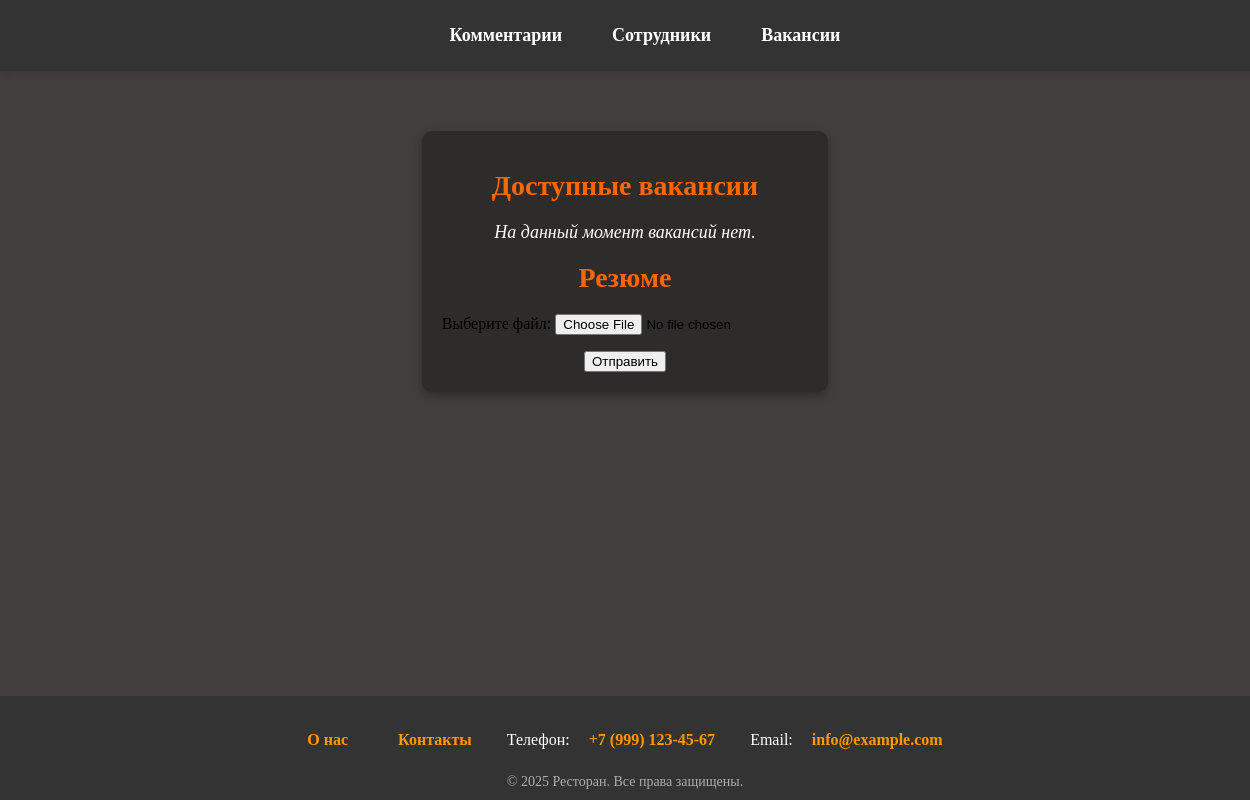
The page /vacancy/ on the database as committed earlier.
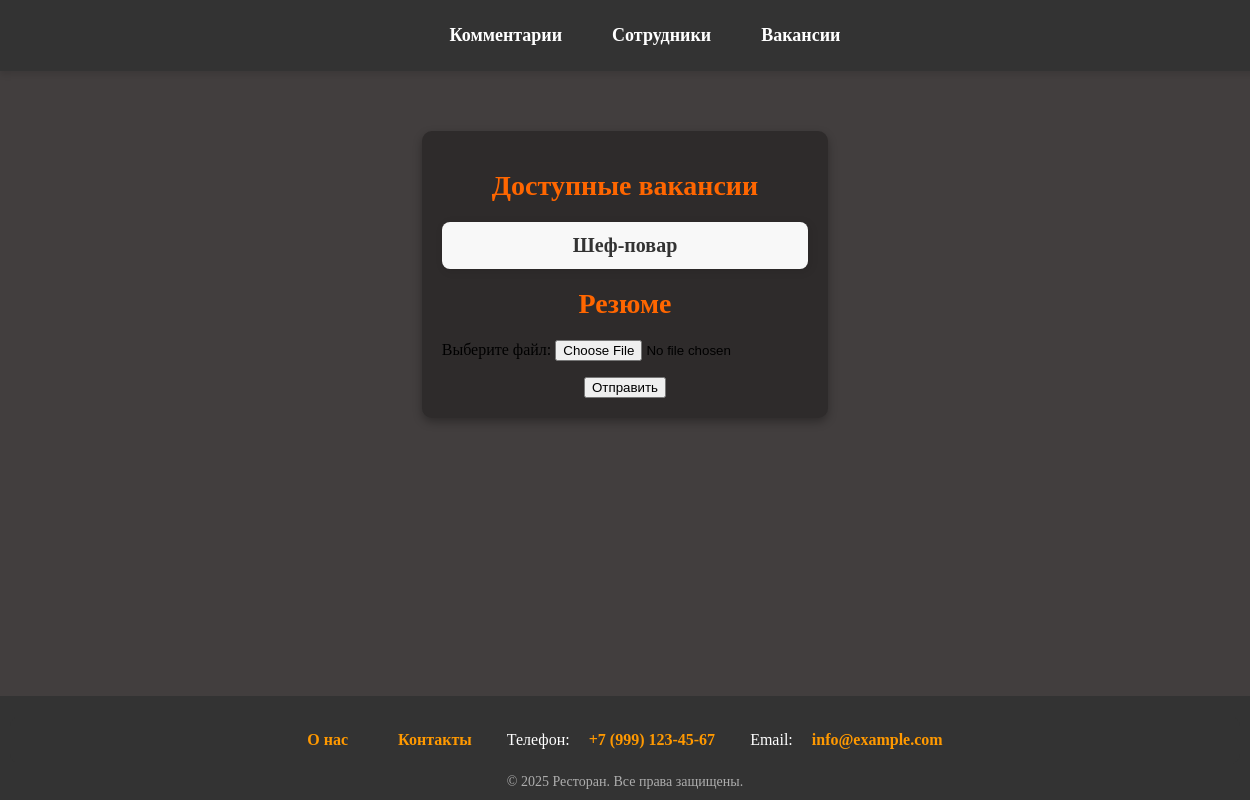
The same page on the database as committed later.
### vacancy/models.py (models this page shows, shortened)
class Vacancy(models.Model):
    date = models.DateTimeField(default=timezone.now, verbose_name='Дата публикации')
    position = models.ForeignKey(Position, models.CASCADE, verbose_name='Должность')
    salary = models.DecimalField(max_digits=10, decimal_places=2, verbose_name='Зарплата')
    description = models.OneToOneField(Description, on_delete=models.SET_NULL, null=True, verbose_name='Описание')
    class Meta:
        verbose_name = 'Вакансия'
        verbose_name_plural = 'Вакансии'

### staff/models.py (models this page shows, shortened)
class Position(models.Model):
    name = models.CharField(max_length=20, unique=True)
    class Meta:
        verbose_name = "Должность"
        verbose_name_plural = "Должности"

### vacancy/views.py (the view)
# urls.py: path('vacancy/', include('vacancy.urls'))
def vacancy(request):
    vacancies = Vacancy.objects.all()
    if request.method == 'POST':
        form = UploadFileForm(request.POST, request.FILES)
        if form.is_valid():
            handle_file_request(form.cleaned_data['file'])
    else:
        form = UploadFileForm()
    return render(request, 'vacancy.html', {'vacancies' : vacancies, 'form': form})

### vacancy/forms.py
class UploadFileForm(forms.Form):
    file = forms.FileField(label="Выберите файл")

### vacancy/templates/vacancy.html (shortened to what this page needs)
{% extends 'base.html' %}
{% block content %}
<div class="vacancies-container">
    <h1 class="vacancies-header">Доступные вакансии</h1>
    {% if vacancies %}
        <ul class="vacancies-list">
            {% for vacancy in vacancies %}
               <li class="vacancy-item">
                   <a href="{% url 'vacancy_more' vacancy.id %}">{{ vacancy.position.name }}</a>
               </li>
            {% endfor %}
        </ul>
    {% else %}
        <p class="no-vacancies">На данный момент вакансий нет.</p>
    {% endif %}
    <h1 class="vacancies-header">Резюме</h1>
    <form action="" method="post" enctype="multipart/form-data">
        {{ form.as_p }}
        <button type="submit">Отправить</button>
    </form>
</div>
{% endblock %}

### templates/base.html (shortened to what this page needs)
{% load static %}
<!DOCTYPE html>
<html lang="ru">
  <head>
    <link rel="stylesheet" href="{% static 'styles/style.css' %}">
  </head>
  <body>
    {% include "header.html" %}
    <main>
      <div class="container">
        {% block content %}{% endblock %}
      </div>
    </main>
    {% include "footer.html" %}
  </body>
</html>

### templates/header.html
{% load static %}
<header>
  <a href="/comments/">Комментарии</a>
  <a href="/staff/">Сотрудники</a>
  <a href="/vacancy/">Вакансии</a>
</header>

### templates/footer.html
{% load static %}
  <footer>
    <div class="footer-links">
        <p><a href="#">О нас</a></p>
        <p><a href="#">Контакты</a></p>
        <p>Телефон: <a href="tel:+79991234567">+7 (999) 123-45-67</a></p>
        <p>Email: <a href="mailto:info@example.com">info@example.com</a></p>
    </div>
    <div class="footer-text">© 2025 Ресторан. Все права защищены.</div>
  </footer>

### static/styles/style.css (style rules this page uses)
html, body { height: 100%; margin: 0; }
body { background: #423e3e; display: flex; flex-direction: column; min-height: 100%; }
main { flex-grow: 1; padding: 20px; }
header { top: 0; left: 0; width: 100%; background: #333; padding: 15px 20px; display: flex; justify-content: center; gap: 20px; box-shadow: 0 4px 6px rgba(0, 0, 0, 0.1); }
header a { text-decoration: none; color: white; font-size: 18px; font-weight: bold; padding: 10px 15px; border-radius: 8px; transition: 0.3s ease-in-out; }
footer { bottom: 0; left: 0; right: 0; background: #333; color: #ccc; text-align: center; margin-top: 0px; font-size: 16px; padding: 10px; }
footer a { color: #ff6600; text-decoration: none; font-weight: bold; transition: 0.3s; }
.footer-links { margin: 10px 0; }
.footer-links a { margin: 0 15px; }
.footer-text { margin-top: 10px; font-size: 14px; opacity: 0.8; }
.footer-links { display: flex; justify-content: center; gap: 20px; background: #333; padding: 15px; border-radius: 10px; }
.footer-links p { margin: 0; color: white; font-size: 16px; }
.footer-links a { text-decoration: none; color: #ff9900; transition: color 0.3s; }

### templates/base.html (style rules this page uses)
.container { display: flex; }
.vacancies-container { max-width: 800px; margin: 40px auto; padding: 20px; background: #2e2b2b; border-radius: 10px; box-shadow: 0 4px 10px rgba(0, 0, 0, 0.3); text-align: center; }
.vacancies-header { font-size: 28px; color: #ff6600; margin-bottom: 20px; }
.vacancies-list { list-style: none; padding: 0; }
.vacancy-item { background: #f8f8f8; padding: 12px 20px; margin: 10px 0; border-radius: 8px; transition: 0.3s ease-in-out; box-shadow: 2px 2px 10px rgba(0, 0, 0, 0.1); }
.vacancy-item a { text-decoration: none; color: #333; font-size: 20px; font-weight: bold; transition: 0.3s; }

Rows that differ between the two databases and show on the page:
added Vacancy: position.name "Шеф-повар"
Other text that changed with them:
text no longer shown: "На данный момент вакансий нет."
